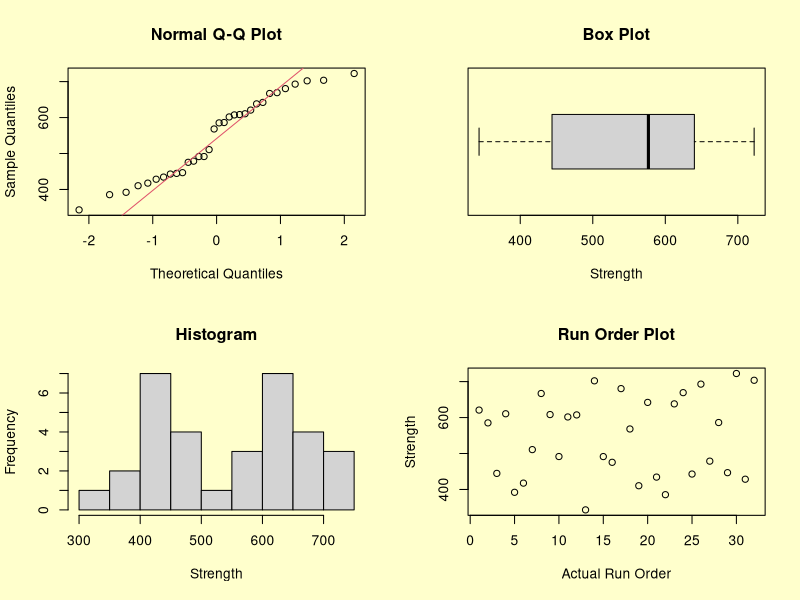
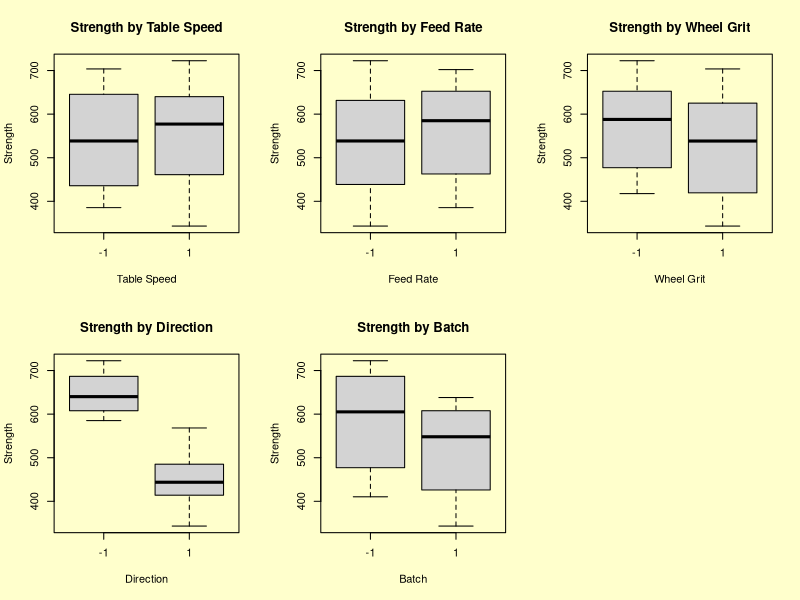
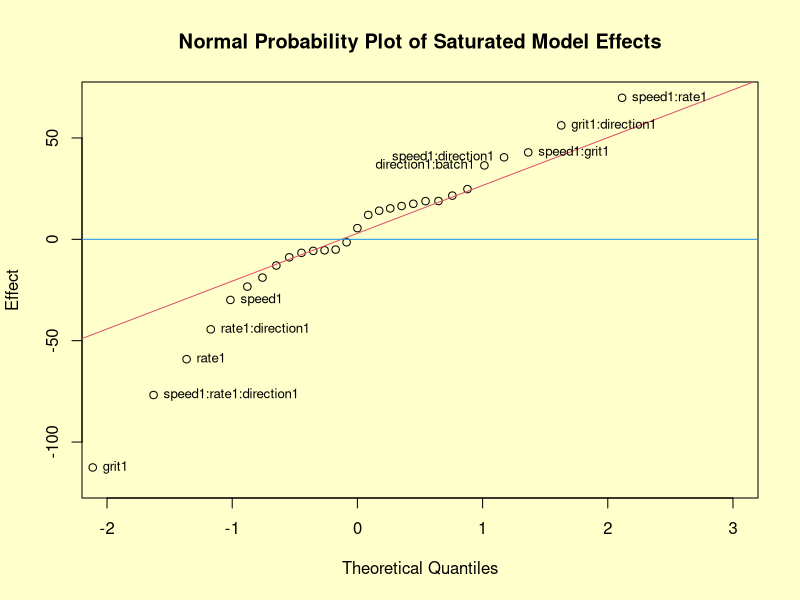
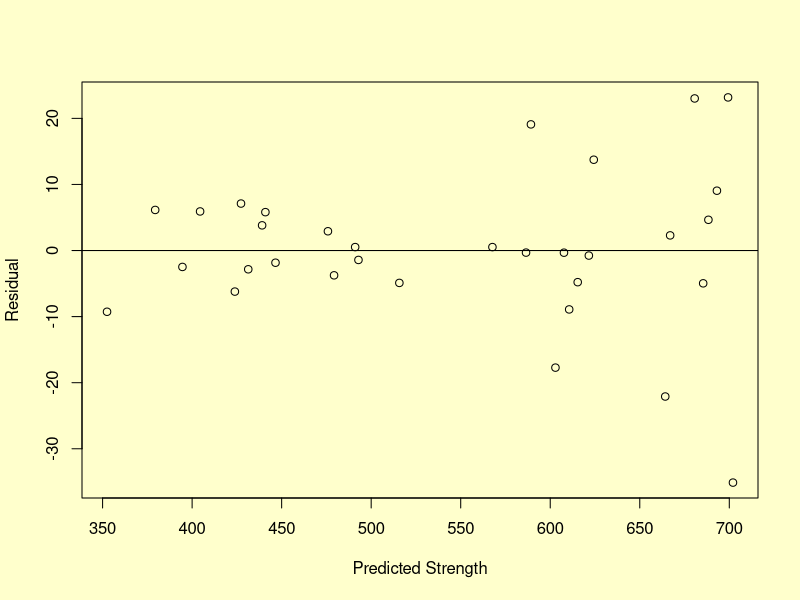
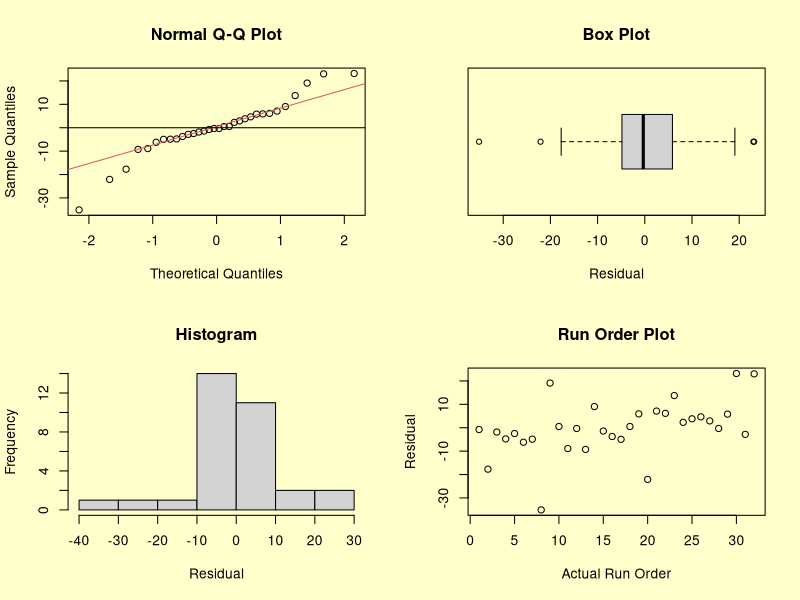

Recreate these plots in R, in order. (Note: this script raises an error after producing the figures.)
# Jonatha Azevedo e Leonardo Filgueira
# Simulacao do ultimo trabalho de delineamento de experimentos

set.seed(1)


# Contextualizacao --------------------------------------------------------

# Experimento sobre cerâmica de alto desempenho com o objetivo de caracterizar o 
# efeito de parâmetros de moagem sobre nitreto de silício sinterizado por reação, 
#

#nitreto de silicone ligado a reação e nitreto de silício sinterizado.


# Objetivo: Determinar o efeito de fatores de usinagem na resistência cerâmica
# Variável de resposta = média (mais de 15 repetições) da resistência cerâmica
# Número de observações = 30 (um planejamento fatorial completo 25)
 

#Fator A = Velocidade da Mesa (3 níveis: lento (.025 m / s), normal (.075 m / s) e rápido (.125 m / s))
#Fator B = Down Feed Rate (2 níveis: lento (0,05 mm) e rápido (0,125 mm))
#Fator aux1 = Grão de Roda (2 níveis: 140/170 e 80/100)
#Fator aux2 = Direção (2 níveis: longitudinal e transversal)
#Fator C = Lote (4 níveis: 1, 2, 3 e 4)
#Como dois fatores eram qualitativos (direção e lote) e era razoável esperar 
# efeitos monótonos dos fatores quantitativos, nenhuma corrida ao ponto central 
#foi incluída.


# Modelo matematico -------------------------------------------------------


# Y_(ijkl) = mu + tal_i + beta_j + fi_k  + (tal*beta)_ij + (beta*fi)_jk + (tal*fi)_ik + Erro_lijk
# onde (tal*fi)_ik = 0 para todo i,k






# Simulacao dos dados -----------------------------------------------------
  
  ## Read data and save relevant variables.
  m = matrix(scan("CERAMIC.DAT",skip=25),ncol=7,byrow=T)
  strength = m[,6]
  order = m[,7]
  
  ## Save variables as factors.
  speed = as.factor(m[,1])
  rate = as.factor(m[,2])
  grit = as.factor(m[,3])
  direction = as.factor(m[,4])
  batch = as.factor(m[,5])
  
  ## Save numeric variables and interactions.
  s = m[,1]
  r = m[,2]
  g = m[,3]
  d = m[,4]
  b = m[,5]
  db = d*b
  gd = g*d
  gb = g*b
  rg = r*g
  rd = r*d
  rb = r*b
  sr = s*r
  sg = s*g
  ds = s*d
  sb = s*b
  
  df = data.frame(speed,rate,grit,direction,batch,strength,order,
                  s,r,g,d,b,db,gd,gb,rg,rd,rb,sr,sg,ds,sb)
  df[,1:7]
  
  ##>    speed rate grit direction batch strength order
  ##> 1     -1   -1   -1        -1    -1   680.45    17
  ##> 2      1   -1   -1        -1    -1   722.48    30
  ##> 3     -1    1   -1        -1    -1   702.14    14
  ##> 4      1    1   -1        -1    -1   666.93     8
  ##> 5     -1   -1    1        -1    -1   703.67    32
  ##> 6      1   -1    1        -1    -1   642.14    20
  ##> 7     -1    1    1        -1    -1   692.98    26
  ##> 8      1    1    1        -1    -1   669.26    24
  ##> 9     -1   -1   -1         1    -1   491.58    10
  ##> 10     1   -1   -1         1    -1   475.52    16
  ##> 11    -1    1   -1         1    -1   478.76    27
  ##> 12     1    1   -1         1    -1   568.23    18
  ##> 13    -1   -1    1         1    -1   444.72     3
  ##> 14     1   -1    1         1    -1   410.37    19
  ##> 15    -1    1    1         1    -1   428.51    31
  ##> 16     1    1    1         1    -1   491.47    15
  ##> 17    -1   -1   -1        -1     1   607.34    12
  ##> 18     1   -1   -1        -1     1   620.80     1
  ##> 19    -1    1   -1        -1     1   610.55     4
  ##> 20     1    1   -1        -1     1   638.04    23
  ##> 21    -1   -1    1        -1     1   585.19     2
  ##> 22     1   -1    1        -1     1   586.17    28
  ##> 23    -1    1    1        -1     1   601.67    11
  ##> 24     1    1    1        -1     1   608.31     9
  ##> 25    -1   -1   -1         1     1   442.90    25
  ##> 26     1   -1   -1         1     1   434.41    21
  ##> 27    -1    1   -1         1     1   417.66     6
  ##> 28     1    1   -1         1     1   510.84     7
  ##> 29    -1   -1    1         1     1   392.11     5
  ##> 30     1   -1    1         1     1   343.22    13
  ##> 31    -1    1    1         1     1   385.52    22
  ##> 32     1    1    1         1     1   446.73    29
  
  
  ## Generate four plots.
  par(bg=rgb(1,1,0.8), mfrow=c(2,2))
  qqnorm(strength)
  qqline(strength, col = 2)
  boxplot(strength, horizontal=TRUE, main="Box Plot", xlab="Strength")
  hist(strength, main="Histogram", xlab="Strength")
  plot(order, strength, xlab="Actual Run Order", ylab="Strength",
       main="Run Order Plot")
  par(mfrow=c(1,1))
  
  
  par(bg=rgb(1,1,0.8),mfrow=c(2,3))
  boxplot(strength~speed, data=df, main="Strength by Table Speed",
          xlab="Table Speed",ylab="Strength")
  
  boxplot(strength~rate, data=df, main="Strength by Feed Rate",
          xlab="Feed Rate",ylab="Strength")
  
  boxplot(strength~grit, data=df, main="Strength by Wheel Grit",
          xlab="Wheel Grit",ylab="Strength")
  
  boxplot(strength~direction, data=df, main="Strength by Direction",
          xlab="Direction",ylab="Strength")
  
  boxplot(strength~batch, data=df, main="Strength by Batch",
          xlab="Batch",ylab="Strength")
  par(mfrow=c(1,1))
  
  
  ## Fit a model with up to third order interactions.
  q = aov(strength~(speed+rate+grit+direction+batch)^3,data=df)
  summary(q)
  
  ##>                       Df Sum Sq Mean Sq  F value    Pr(>F)    
  ##> speed                  1    894     894   2.8175 0.1442496    
  ##> rate                   1   3497    3497  11.0175 0.0160190 *  
  ##> grit                   1  12664   12664  39.8964 0.0007354 ***
  ##> direction              1 315133  315133 992.7901 6.790e-08 ***
  ##> batch                  1  33654   33654 106.0229 4.901e-05 ***
  ##> speed:rate             1   4873    4873  15.3505 0.0078202 ** 
  ##> speed:grit             1   1839    1839   5.7928 0.0528018 .  
  ##> rate:grit              1    307     307   0.9686 0.3630334    
  ##> speed:direction        1   1637    1637   5.1578 0.0635727 .  
  ##> rate:direction         1   1973    1973   6.2148 0.0469744 *  
  ##> grit:direction         1   3158    3158   9.9500 0.0197054 *  
  ##> speed:batch            1    465     465   1.4651 0.2716372    
  ##> rate:batch             1    199     199   0.6274 0.4584725    
  ##> grit:batch             1     29      29   0.0925 0.7713116    
  ##> direction:batch        1   1329    1329   4.1863 0.0867147 .  
  ##> speed:rate:grit        1    357     357   1.1248 0.3296948    
  ##> speed:rate:direction   1   5896    5896  18.5735 0.0050391 ** 
  ##> speed:grit:direction   1      2       2   0.0067 0.9375734    
  ##> rate:grit:direction    1     44      44   0.1401 0.7210076    
  ##> speed:rate:batch       1    145     145   0.4559 0.5246982    
  ##> speed:grit:batch       1     30      30   0.0957 0.7675714    
  ##> rate:grit:batch        1     26      26   0.0806 0.7860488    
  ##> speed:direction:batch  1    545     545   1.7156 0.2381676    
  ##> rate:direction:batch   1    167     167   0.5271 0.4951683    
  ##> grit:direction:batch   1     32      32   0.1023 0.7599685    
  ##> Residuals              6   1905     317                       
  ##> ---
  ##> Signif. codes:  0 ‘***’ 0.001 ‘**’ 0.01 ‘*’ 0.05 ‘.’ 0.1 ‘ ’ 1 
  
  
  ## Stepwise regression based on AIC.
  sreg = step(q,direction="backward")
  summary(sreg)
  
  ##>                       Df Sum Sq Mean Sq   F value    Pr(>F)    
  ##> speed                  1    894     894    5.1873 0.0418622 *  
  ##> rate                   1   3497    3497   20.2845 0.0007218 ***
  ##> grit                   1  12664   12664   73.4537 1.845e-06 ***
  ##> direction              1 315133  315133 1827.8368 1.742e-14 ***
  ##> batch                  1  33654   33654  195.1999 8.732e-09 ***
  ##> speed:rate             1   4873    4873   28.2620 0.0001834 ***
  ##> speed:grit             1   1839    1839   10.6652 0.0067561 ** 
  ##> speed:direction        1   1637    1637    9.4962 0.0095099 ** 
  ##> speed:batch            1    465     465    2.6974 0.1264405    
  ##> rate:grit              1    307     307    1.7833 0.2065205    
  ##> rate:direction         1   1973    1973   11.4421 0.0054417 ** 
  ##> rate:batch             1    199     199    1.1551 0.3036160    
  ##> grit:direction         1   3158    3158   18.3190 0.0010689 ** 
  ##> direction:batch        1   1329    1329    7.7075 0.0167669 *  
  ##> speed:rate:grit        1    357     357    2.0709 0.1756988    
  ##> speed:rate:direction   1   5896    5896   34.1959 7.866e-05 ***
  ##> speed:rate:batch       1    145     145    0.8394 0.3776229    
  ##> speed:direction:batch  1    545     545    3.1587 0.1008550    
  ##> rate:direction:batch   1    167     167    0.9704 0.3440214    
  ##> Residuals             12   2069     172                        
  ##> ---
  ##> Signif. codes:  0 ‘***’ 0.001 ‘**’ 0.01 ‘*’ 0.05 ‘.’ 0.1 ‘ ’ 1 
  
  ## Remove non-significant terms from the stepwise model.
  redmod = aov(formula = strength ~ speed + rate + grit + direction + 
                 batch + speed:rate + speed:grit + speed:direction +  
                 rate:direction + grit:direction + direction:batch + 
                 speed:rate:direction, data = df)
  summary(redmod)
  
  ##>                      Df Sum Sq Mean Sq   F value    Pr(>F)    
  ##> speed                 1    894     894    3.9942 0.0601705 .  
  ##> rate                  1   3497    3497   15.6191 0.0008548 ***
  ##> grit                  1  12664   12664   56.5595 4.144e-07 ***
  ##> direction             1 315133  315133 1407.4388 < 2.2e-16 ***
  ##> batch                 1  33654   33654  150.3044 1.803e-10 ***
  ##> speed:rate            1   4873    4873   21.7618 0.0001688 ***
  ##> speed:grit            1   1839    1839    8.2122 0.0098962 ** 
  ##> speed:direction       1   1637    1637    7.3121 0.0140648 *  
  ##> rate:direction        1   1973    1973    8.8105 0.0078974 ** 
  ##> grit:direction        1   3158    3158   14.1057 0.0013383 ** 
  ##> direction:batch       1   1329    1329    5.9348 0.0248592 *  
  ##> speed:rate:direction  1   5896    5896   26.3309 5.934e-05 ***
  ##> Residuals            19   4254     224                        
  ##> ---
  ##> Signif. codes:  0 ‘***’ 0.001 ‘**’ 0.01 ‘*’ 0.05 ‘.’ 0.1 ‘ ’ 1
  
  
  ## Print adjusted R squared.
  summary.lm(redmod)$adj.r.squared
  
  ##> [1] 0.9822389
  
  
  ## Fit a model with all effects.
  q = aov(strength~(speed+rate+grit+direction+batch)^5,data=df)
  
  ## Save effects in a vector, but remove intercept.
  qef = q$effects
  qef = qef[-1]
  
  ## Sort effects and save labels.
  sef = qef[order(qef)]
  qlab = names(sef)
  
  ## Leave off the two largest effects, Direction and Batch.
  large = c(1,2)
  sef = sef[-large]
  qlab = qlab[-large]
  
  ## Generate theoretical quantiles.
  ip = ppoints(length(sef))
  zp = qnorm(ip)
  
  ## Generate normal probability plot of all effects (excluding the
  ## intercept).  Direction and batch are not shown.
  par(bg=rgb(1,1,0.8))
  plot(zp,sef, ylim=c(-120,70), xlim=c(-2,3),
       ylab="Effect", xlab="Theoretical Quantiles",
       main="Normal Probability Plot of Saturated Model Effects")
  qqline(sef, col=2)
  abline(h=0, col=4)
  text(-2,90,"Direction and Batch not shown",pos=4)
  
  ## Add labels for largest 10 effects (two are not shown.
  small = c(6:(length(sef)-3))
  small2 = c((length(sef)-4):(length(sef)-3))
  text(zp[-small],sef[-small],label=qlab[-small],pos=4,cex=0.8)
  text(zp[small2],sef[small2],label=qlab[small2],pos=2,cex=0.8)
  par(mfrow=c(1,1))
  
  
  ## Plot residuals versus predicted response.
  par(bg=rgb(1,1,0.8))
  plot(predict(redmod),redmod$residuals,ylab="Residual",
       xlab="Predicted Strength")
  abline(h=0)
  par(mfrow=c(1,1))
  
  ## Generate four plots.
  par(mfrow=c(2,2),bg=rgb(1,1,0.8))
  qqnorm(redmod$residuals)
  qqline(redmod$residuals, col = 2)
  abline(h=0)
  boxplot(redmod$residuals, horizontal=TRUE, main="Box Plot", xlab="Residual")
  hist(redmod$residuals, main="Histogram", xlab="Residual")
  plot(order, redmod$residuals, xlab="Actual Run Order", ylab="Residual",
       main="Run Order Plot")
  par(mfrow=c(1,1))
  
  
  ## Find the optimal Box-Cox transformation based on the 12 term model.
  library(MASS)
  par(bg=rgb(1,1,0.8))
  bc = boxcox(redmod)
  title("Box-Cox Transformation")
  lambda = bc$x[which.max(bc$y)]
  lambda
  ##> [1] 0.2626263
  
  ## Use lambda = 0.2 to match output in the page.
  lambda = 0.2
  
  par(mfrow=c(1,1))
  
  ## The optimum is found at lambda = 0.26.  A new variable, newstrength,
  ## is calculated and added to the data frame. 
  
  ## Attach psych library to compute the geometric mean of strength.
  library(psych)
  
  ## Generate new transformed response variable and add to data frame.
  newstrength = (strength^lambda - 1)/
    (lambda*(geometric.mean(strength)^(lambda-1)))
  df =  data.frame(df,newstrength)
  
  
  ## Fit 12-term model with transformed strength variable.
  summary(aov(formula = newstrength ~ speed + rate + grit + direction + 
                batch + speed:rate + speed:grit + speed:direction +  
                rate:direction + grit:direction + direction:batch + 
                speed:rate:direction, data = df))
  
  ##>                     Df Sum Sq Mean Sq   F value    Pr(>F)    
  ##> speed                 1   1068    1068    5.4268 0.0310118 *  
  ##> rate                  1   4374    4374   22.2261 0.0001509 ***
  ##> grit                  1  14998   14998   76.2175 4.472e-08 ***
  ##> direction             1 315356  315356 1602.6361 < 2.2e-16 ***
  ##> batch                 1  32505   32505  165.1893 8.059e-11 ***
  ##> speed:rate            1   6697    6697   34.0362 1.279e-05 ***
  ##> speed:grit            1   1724    1724    8.7595 0.0080488 ** 
  ##> speed:direction       1   1654    1654    8.4036 0.0092010 ** 
  ##> rate:direction        1   2685    2685   13.6458 0.0015406 ** 
  ##> grit:direction        1   5379    5379   27.3375 4.784e-05 ***
  ##> direction:batch       1     76      76    0.3861 0.5417191    
  ##> speed:rate:direction  1   7516    7516   38.1937 6.139e-06 ***
  ##> Residuals            19   3739     197                        
  ##> ---
  ##> Signif. codes:  0 ‘***’ 0.001 ‘**’ 0.01 ‘*’ 0.05 ‘.’ 0.1 ‘ ’ 1
  
  ## Add three-term interaction to data frame.
  srd = s*r*d
  df = data.frame(df,srd)
  
  ## Remove the direction:batch interaction since it's no longer
  ## significant.
  newredmod = lm(formula = newstrength ~ s + r + sr +
                   g + sg + d + ds + rd + srd + gd + b, data=df)
  summary.lm(newredmod)
  
  ##> Call:
  ##> lm(formula = newstrength ~ s + r + sr + g + sg + d + ds + rd + 
  ##>     srd + gd + b, data = df)
  ##> 
  ##> Residuals:
  ##>     Min      1Q  Median      3Q     Max 
  ##> -29.468  -3.717  -1.389   6.560  20.294 
  ##> 
  ##> Coefficients:
  ##>             Estimate Std. Error t value Pr(>|t|)    
  ##> (Intercept) 1917.115      2.441 785.252  < 2e-16 ***
  ##> s              5.777      2.441   2.366 0.028183 *  
  ##> r             11.691      2.441   4.789 0.000112 ***
  ##> sr            14.467      2.441   5.926 8.53e-06 ***
  ##> g            -21.649      2.441  -8.867 2.29e-08 ***
  ##> sg            -7.339      2.441  -3.006 0.006979 ** 
  ##> d            -99.272      2.441 -40.662  < 2e-16 ***
  ##> ds             7.189      2.441   2.944 0.008016 ** 
  ##> rd             9.160      2.441   3.752 0.001255 ** 
  ##> srd           15.325      2.441   6.277 3.96e-06 ***
  ##> gd           -12.965      2.441  -5.311 3.38e-05 ***
  ##> b            -31.871      2.441 -13.055 3.03e-11 ***
  ##> ---
  ##> Signif. codes:  0 ‘***’ 0.001 ‘**’ 0.01 ‘*’ 0.05 ‘.’ 0.1 ‘ ’ 1 
  
  ##> Residual standard error: 13.81 on 20 degrees of freedom
  ##> Multiple R-squared: 0.9904,     Adjusted R-squared: 0.9851 
  ##> F-statistic: 187.8 on 11 and 20 DF,  p-value: < 2.2e-16 
  
  
  ## Plot residuals versus predicted, transformed response.
  par(mfrow=c(1,1),bg=rgb(1,1,0.8))
  plot(predict(newredmod),newredmod$residuals,ylab="Residual",
       xlab="Predicted Transformed Strength")
  abline(h=0)
  
  
  ## Generate four plots of residuals based on transformed response.
  par(mfrow=c(2,2),bg=rgb(1,1,0.8))
  qqnorm(newredmod$residuals)
  qqline(newredmod$residuals, col = 2)
  abline(h=0)
  boxplot(newredmod$residuals, horizontal=TRUE, main="Box Plot", 
          xlab="Residual")
  hist(newredmod$residuals, main="Histogram", xlab="Residual")
  plot(order, newredmod$residuals, xlab="Actual Run Order", 
       ylab="Residual", main="Run Order Plot")
  par(mfrow=c(1,1))
  
  
  ## Rearrange data so that factors and levels are in single columns.
  n = length(df$strength[df$batch==1])
  k = qt(.975,n-1)
  
  group = rep(1:5,each=length(strength))
  nstr = rep(newstrength,5)
  level = c(m[,1],m[,2],m[,3],m[,4],m[,5])
  dflong = data.frame(group,level,nstr)
  
  gmn = aggregate(x=dflong$nstr,by=list(dflong$group,dflong$level),FUN="mean")
  gsd = aggregate(x=dflong$nstr,by=list(dflong$group,dflong$level),FUN="sd")
  cibar = k*gsd[3]/sqrt(n)
  cgroup = rep(c("Speed","Rate","Grit","Direction","Batch"),2)
  
  dfp = data.frame(cgroup,gmn,gsd[3],cibar)
  names(dfp)=c("cgroup","group","level","tmean","std","cibar")
  
  
  ## Attach lattice library and generate main effects plot.
  library(lattice)
  par(mfrow=c(1,1))
  xyplot(tmean~level|cgroup,data=dfp,layout=c(5,1),xlim=c(-2,2),
         ylab="Transformed Strength",xlab="Factor Levels", type="b",
         panel = function(x, y, ...){
           panel.xyplot(x, y, ...)
           panel.abline(h = mean(newstrength), lty = 2, col = 2)})
  
  
  ## Generate two types of 2-way interaction plots.
  
  ## 2-way interaction plots showing overall effects.
  group2 = rep(1:10,each=length(strength))
  nstr2 = rep(newstrength,10)
  level2 = c(db,gd,gb,rg,rd,rb,sr,sg,ds,sb)
  df2way = data.frame(group2,level2,nstr2)
  
  gmn2 = aggregate(x=df2way$nstr2,by=list(df2way$group2,df2way$level2),FUN="mean")
  gsd2 = aggregate(x=df2way$nstr2,by=list(df2way$group2,df2way$level2),FUN="sd")
  
  cgr2 = rep(c("d*b","g*d","g*b","r*g","r*d","r*b","s*r","s*g","s*d","s*b"),2)
  dfp2 = data.frame(cgr2,gmn2,gsd2[3])
  names(dfp2)=c("cgroup","group","level","tmean","std")
  
  # Generate plot.
  sp = c(T,T,T,F, T,T,F,F, T,F,F,F, F,F,F,F)
  strip.bg_custom = trellis.par.get("strip.background")
  strip.bg_custom$col =c("#cce6ff","#ffe5cc","#ccffcc","#ccffff","#ffccff",
                         "#ffcccc","#ffffcc")
  strip.sh_custom = strip.bg_custom
  trellis.par.set("strip.background", strip.bg_custom)
  trellis.par.set("strip.shingle", strip.sh_custom)
  xyplot(tmean~level | group, data=dfp2, type="b", xlim=c(-2,2),
         layout=c(4,4), skip=sp, col=c(4), ylim=c(1900,1935),
         strip = function(..., style,factor.levels,strip.levels,strip.names)
           strip.default(..., style = 1,factor.levels=cgr2,
                         strip.levels=c(F,T),strip.names=c(T,F)),
         xlab="Factor Level", ylab="Transformed Strength",
         panel = function(x, y, ...){
           panel.xyplot(x, y, ...)
           panel.abline(h = mean(newstrength), lty = 2, col = 2)})
  
  
  ## 2-way interaction plot showing means for all combinations of
  ## levels for the two factors.
  
  ## Compute means for plotting.
  dfi = data.frame(s,r,g,d,b,newstrength)
  
  mnsr = aggregate(x=dfi$newstrength,by=list(dfi$s,dfi$r),FUN="mean")
  mnsg = aggregate(x=dfi$newstrength,by=list(dfi$s,dfi$g),FUN="mean")
  mnsd = aggregate(x=dfi$newstrength,by=list(dfi$s,dfi$d),FUN="mean")
  mnsb = aggregate(x=dfi$newstrength,by=list(dfi$s,dfi$b),FUN="mean")
  
  mnrs = aggregate(x=dfi$newstrength,by=list(dfi$r,dfi$s),FUN="mean")
  mnrg = aggregate(x=dfi$newstrength,by=list(dfi$r,dfi$g),FUN="mean")
  mnrd = aggregate(x=dfi$newstrength,by=list(dfi$r,dfi$d),FUN="mean")
  mnrb = aggregate(x=dfi$newstrength,by=list(dfi$r,dfi$b),FUN="mean")
  
  mngs = aggregate(x=dfi$newstrength,by=list(dfi$g,dfi$s),FUN="mean")
  mngr = aggregate(x=dfi$newstrength,by=list(dfi$g,dfi$r),FUN="mean")
  mngd = aggregate(x=dfi$newstrength,by=list(dfi$g,dfi$d),FUN="mean")
  mngb = aggregate(x=dfi$newstrength,by=list(dfi$g,dfi$b),FUN="mean")
  
  mnds = aggregate(x=dfi$newstrength,by=list(dfi$d,dfi$s),FUN="mean")
  mndr = aggregate(x=dfi$newstrength,by=list(dfi$d,dfi$r),FUN="mean")
  mndg = aggregate(x=dfi$newstrength,by=list(dfi$d,dfi$g),FUN="mean")
  mndb = aggregate(x=dfi$newstrength,by=list(dfi$d,dfi$b),FUN="mean")
  
  mnbs = aggregate(x=dfi$newstrength,by=list(dfi$b,dfi$s),FUN="mean")
  mnbr = aggregate(x=dfi$newstrength,by=list(dfi$b,dfi$r),FUN="mean")
  mnbg = aggregate(x=dfi$newstrength,by=list(dfi$b,dfi$g),FUN="mean")
  mnbd = aggregate(x=dfi$newstrength,by=list(dfi$b,dfi$d),FUN="mean")
  
  xcol = rbind(mnbs,mnbr,mnbg,mnbd, mnds,mndr,mndg,mndb,
               mngs,mngr,mngd,mngb, mnrs,mnrg,mnrd,mnrb, mnsr,mnsg,mnsd,mnsb)
  gi = rep(c("b*s","b*r","b*g","b*d",
             "d*s","d*r","d*g","d*b",
             "g*s","g*r","g*d","g*b",
             "r*s","r*g","r*d","r*b",
             "s*r","s*g","s*d","s*b"),each=4)
  dff = data.frame(gi,xcol)
  
  ## Generate the lattice plot.
  sp = c(T,F,F,F,F, F,T,F,F,F, F,F,T,F,F, F,F,F,T,F, F,F,F,F,T)
  xyplot(x ~ Group.1 | gi, data=dff, group=Group.2,
         layout=c(5,5), skip=sp, xlim=c(-2,2),
         ylab = "Transformed Strength", xlab = "Factor Level",
         main = "Blue: low level, Pink: high level",
         type=c("p","l"), pch=20, cex=1, col=c(4,6),
         panel=function(x,y,...){panel.superpose(x,y,...)})
  trellis.focus("toplevel") ## has coordinate system [0,1] x [0,1]
  panel.text(0.200, 0.200, "Batch",     cex=1)
  panel.text(0.365, 0.365, "Direction", cex=1)
  panel.text(0.515, 0.515, "Grit",      cex=1)
  panel.text(0.675, 0.675, "Rate",      cex=1)
  panel.text(0.825, 0.825, "Speed",     cex=1)
  trellis.unfocus()
  
  
  

